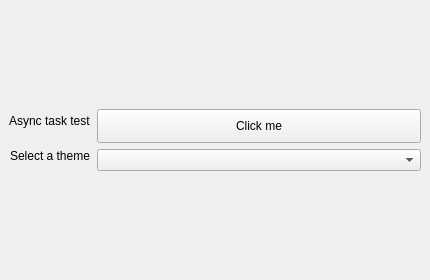
<?xml version="1.0" encoding="UTF-8"?>
<ui version="4.0">
 <class>MainWindow</class>
 <widget class="QMainWindow" name="MainWindow">
  <property name="geometry">
   <rect>
    <x>0</x>
    <y>0</y>
    <width>430</width>
    <height>280</height>
   </rect>
  </property>
  <property name="styleSheet">
   <string notr="true">QPushButton {
    padding: 9px 9px 9px 9px;
}</string>
  </property>
  <widget class="QWidget" name="centralwidget">
   <layout class="QFormLayout" name="formLayout">
    <property name="labelAlignment">
     <set>Qt::AlignmentFlag::AlignCenter</set>
    </property>
    <property name="formAlignment">
     <set>Qt::AlignmentFlag::AlignCenter</set>
    </property>
    <item row="0" column="1">
     <widget class="QPushButton" name="pushButton">
      <property name="sizePolicy">
       <sizepolicy hsizetype="Preferred" vsizetype="Preferred">
        <horstretch>0</horstretch>
        <verstretch>0</verstretch>
       </sizepolicy>
      </property>
      <property name="minimumSize">
       <size>
        <width>120</width>
        <height>0</height>
       </size>
      </property>
      <property name="text">
       <string>Click me</string>
      </property>
     </widget>
    </item>
    <item row="1" column="0">
     <widget class="QLabel" name="label">
      <property name="sizePolicy">
       <sizepolicy hsizetype="Fixed" vsizetype="Fixed">
        <horstretch>0</horstretch>
        <verstretch>0</verstretch>
       </sizepolicy>
      </property>
      <property name="text">
       <string>Select a theme</string>
      </property>
     </widget>
    </item>
    <item row="1" column="1">
     <widget class="QComboBox" name="themeComboBox">
      <property name="sizePolicy">
       <sizepolicy hsizetype="Preferred" vsizetype="Preferred">
        <horstretch>0</horstretch>
        <verstretch>0</verstretch>
       </sizepolicy>
      </property>
      <property name="minimumSize">
       <size>
        <width>120</width>
        <height>0</height>
       </size>
      </property>
      <property name="layoutDirection">
       <enum>Qt::LayoutDirection::LeftToRight</enum>
      </property>
      <property name="editable">
       <bool>false</bool>
      </property>
     </widget>
    </item>
    <item row="0" column="0">
     <widget class="QLabel" name="label_2">
      <property name="text">
       <string>Async task test</string>
      </property>
     </widget>
    </item>
   </layout>
  </widget>
 </widget>
 <resources/>
 <connections/>
</ui>
